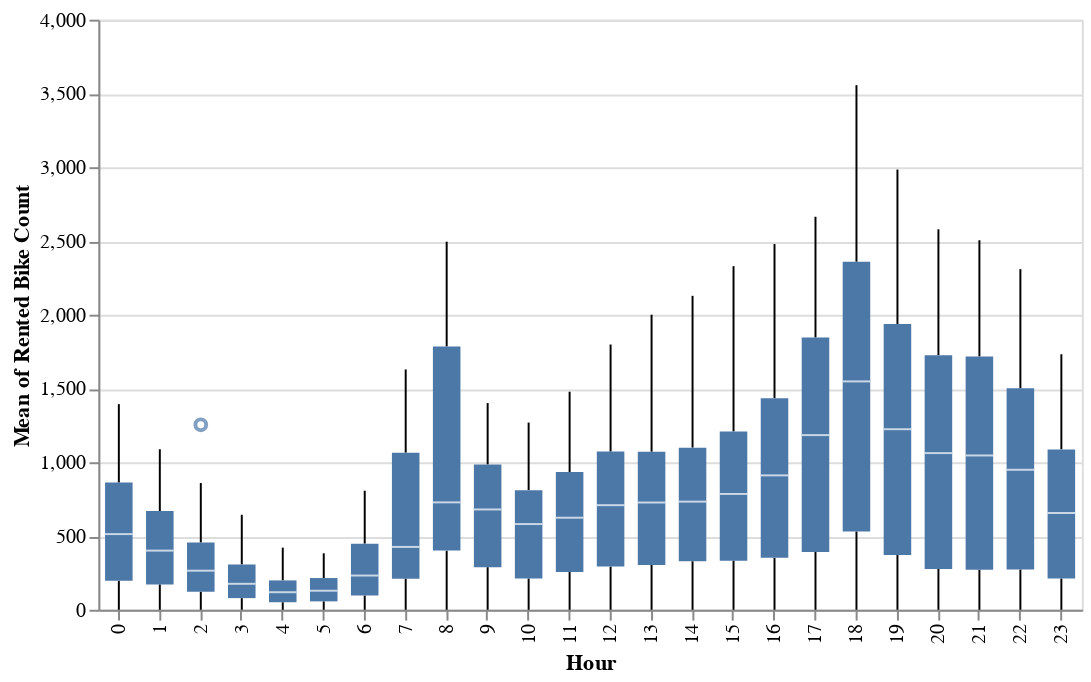
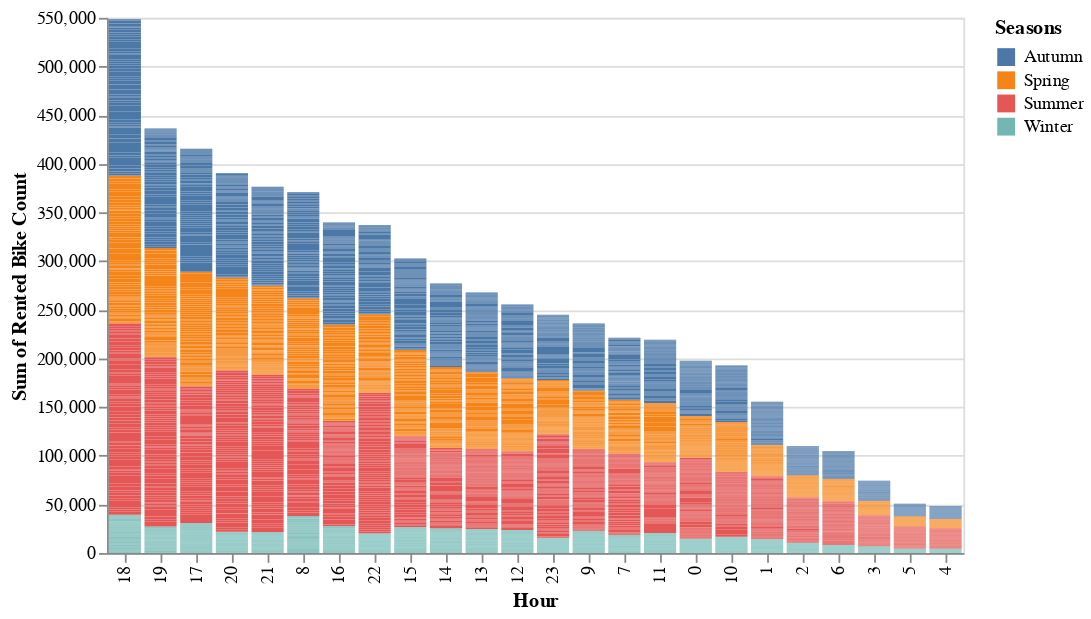
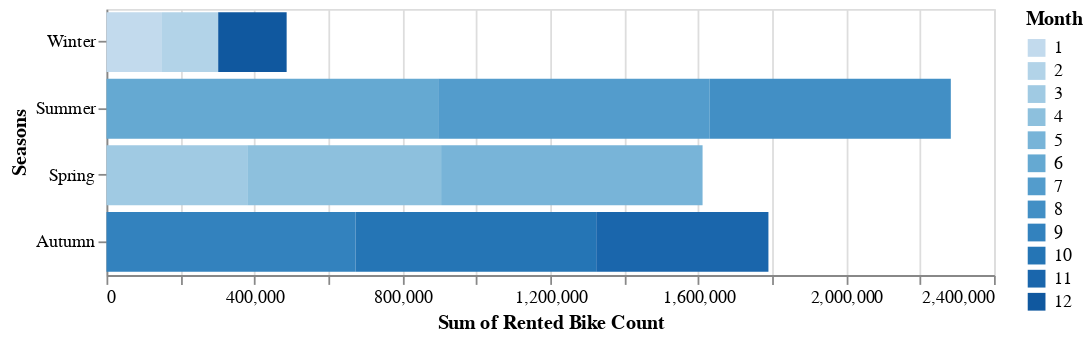

Notebook source saved alongside these figures, in order:
### Code cell
# Activate the VegaFusion data transformer
import altair as alt
alt.data_transformers.enable("vegafusion")

# Create simple visual summaries, bar charts, line charts, boxplot charts etc
# Boxplot to identify outliers in mean value of Rented Bike Count
boxplot_chart = alt.Chart(data).mark_boxplot().encode(
    alt.X('Hour:O'),
    alt.Y('mean(Rented Bike Count):Q', title = 'Mean of Rented Bike Count'),
).properties(
    width = 500,
    height = 300,
)
display(boxplot_chart)

# The sum of Rented Bike Count across various hours of day
hourly_chart = alt.Chart(data).mark_bar().encode(
    alt.X('Hour:O', sort = '-y'),
    alt.Y('sum(Rented Bike Count):Q'),
    alt.Color('Seasons:N'),
    alt.Tooltip('Date'),
)
display(hourly_chart)

# Mean values of Rented Bike Count across 4 seasons of year
seasons_chart = alt.Chart(data).mark_bar().encode(
    alt.Y('Seasons:N', sort = '-y'),
    alt.X('sum(Rented Bike Count):Q'),
    alt.Color('Month:O'),
    alt.Tooltip('sum(Rented Bike Count):Q'),
).properties(
    width = 500,
    height = 150,
)
display(seasons_chart)

### Figure 1 — Vega specification as saved in the notebook (floating-point values rounded to 4 significant figures)
{"$schema": "https://vega.github.io/schema/vega/v5.json", "data": [{"name": "source_0"}, {"name": "data_0"}, {"name": "data_1", "values": [{"Hour": 2, "Rented Bike Count": 1254}]}, {"name": "data_2"}, {"name": "data_3", "values": [{"Hour": 0, "lower_box_Rented Bike Count": 196.0, "lower_whisker_Rented Bike Count": 0, "upper_whisker_Rented Bike Count": 1394}, {"Hour": 1, "lower_box_Rented Bike Count": 172.0, "lower_whisker_Rented Bike Count": 0, "upper_whisker_Rented Bike Count": 1088}, {"Hour": 2, "lower_box_Rented Bike Count": 122.0, "lower_whisker_Rented Bike Count": 0, "upper_whisker_Rented Bike Count": 859}, {"Hour": 3, "lower_box_Rented Bike Count": 79.0, "lower_whisker_Rented Bike Count": 0, "upper_whisker_Rented Bike Count": 644}, {"Hour": 4, "lower_box_Rented Bike Count": 51.0, "lower_whisker_Rented Bike Count": 0, "upper_whisker_Rented Bike Count": 421}, {"Hour": 5, "lower_box_Rented Bike Count": 57.0, "lower_whisker_Rented Bike Count": 0, "upper_whisker_Rented Bike Count": 383}, {"Hour": 6, "lower_box_Rented Bike Count": 97.0, "lower_whisker_Rented Bike Count": 0, "upper_whisker_Rented Bike Count": 807}, {"Hour": 7, "lower_box_Rented Bike Count": 211.0, "lower_whisker_Rented Bike Count": 0, "upper_whisker_Rented Bike Count": 1629}, {"Hour": 8, "lower_box_Rented Bike Count": 401.0, "lower_whisker_Rented Bike Count": 0, "upper_whisker_Rented Bike Count": 2495}, {"Hour": 9, "lower_box_Rented Bike Count": 289.0, "lower_whisker_Rented Bike Count": 0, "upper_whisker_Rented Bike Count": 1401}, {"Hour": 10, "lower_box_Rented Bike Count": 212.0, "lower_whisker_Rented Bike Count": 0, "upper_whisker_Rented Bike Count": 1269}, {"Hour": 11, "lower_box_Rented Bike Count": 256.0, "lower_whisker_Rented Bike Count": 0, "upper_whisker_Rented Bike Count": 1478}, {"Hour": 12, "lower_box_Rented Bike Count": 293.0, "lower_whisker_Rented Bike Count": 0, "upper_whisker_Rented Bike Count": 1798}, {"Hour": 13, "lower_box_Rented Bike Count": 304.0, "lower_whisker_Rented Bike Count": 0, "upper_whisker_Rented Bike Count": 2000}, {"Hour": 14, "lower_box_Rented Bike Count": 329.0, "lower_whisker_Rented Bike Count": 0, "upper_whisker_Rented Bike Count": 2128}, {"Hour": 15, "lower_box_Rented Bike Count": 333.0, "lower_whisker_Rented Bike Count": 0, "upper_whisker_Rented Bike Count": 2329}, {"Hour": 16, "lower_box_Rented Bike Count": 352.0, "lower_whisker_Rented Bike Count": 0, "upper_whisker_Rented Bike Count": 2479}, {"Hour": 17, "lower_box_Rented Bike Count": 392.0, "lower_whisker_Rented Bike Count": 0, "upper_whisker_Rented Bike Count": 2664}, {"Hour": 18, "lower_box_Rented Bike Count": 531.0, "lower_whisker_Rented Bike Count": 0, "upper_whisker_Rented Bike Count": 3556}, {"Hour": 19, "lower_box_Rented Bike Count": 371.0, "lower_whisker_Rented Bike Count": 0, "upper_whisker_Rented Bike Count": 2984}, {"Hour": 20, "lower_box_Rented Bike Count": 277.0, "lower_whisker_Rented Bike Count": 0, "upper_whisker_Rented Bike Count": 2579}, {"Hour": 21, "lower_box_Rented Bike Count": 271.0, "lower_whisker_Rented Bike Count": 0, "upper_whisker_Rented Bike Count": 2505}, {"Hour": 22, "lower_box_Rented Bike Count": 273.0, "lower_whisker_Rented Bike Count": 0, "upper_whisker_Rented Bike Count": 2309}, {"Hour": 23, "lower_box_Rented Bike Count": 212.0, "lower_whisker_Rented Bike Count": 0, "upper_whisker_Rented Bike Count": 1732}]}, {"name": "data_4", "values": [{"Hour": 0, "lower_whisker_Rented Bike Count": 0, "upper_box_Rented Bike Count": 862.0, "upper_whisker_Rented Bike Count": 1394}, {"Hour": 1, "lower_whisker_Rented Bike Count": 0, "upper_box_Rented Bike Count": 669.0, "upper_whisker_Rented Bike Count": 1088}, {"Hour": 2, "lower_whisker_Rented Bike Count": 0, "upper_box_Rented Bike Count": 456.0, "upper_whisker_Rented Bike Count": 859}, {"Hour": 3, "lower_whisker_Rented Bike Count": 0, "upper_box_Rented Bike Count": 307.0, "upper_whisker_Rented Bike Count": 644}, {"Hour": 4, "lower_whisker_Rented Bike Count": 0, "upper_box_Rented Bike Count": 199.0, "upper_whisker_Rented Bike Count": 421}, {"Hour": 5, "lower_whisker_Rented Bike Count": 0, "upper_box_Rented Bike Count": 215.0, "upper_whisker_Rented Bike Count": 383}, {"Hour": 6, "lower_whisker_Rented Bike Count": 0, "upper_box_Rented Bike Count": 448.0, "upper_whisker_Rented Bike Count": 807}, {"Hour": 7, "lower_whisker_Rented Bike Count": 0, "upper_box_Rented Bike Count": 1065.0, "upper_whisker_Rented Bike Count": 1629}, {"Hour": 8, "lower_whisker_Rented Bike Count": 0, "upper_box_Rented Bike Count": 1785.0, "upper_whisker_Rented Bike Count": 2495}, {"Hour": 9, "lower_whisker_Rented Bike Count": 0, "upper_box_Rented Bike Count": 985.0, "upper_whisker_Rented Bike Count": 1401}, {"Hour": 10, "lower_whisker_Rented Bike Count": 0, "upper_box_Rented Bike Count": 811.0, "upper_whisker_Rented Bike Count": 1269}, {"Hour": 11, "lower_whisker_Rented Bike Count": 0, "upper_box_Rented Bike Count": 934.0, "upper_whisker_Rented Bike Count": 1478}, {"Hour": 12, "lower_whisker_Rented Bike Count": 0, "upper_box_Rented Bike Count": 1072.0, "upper_whisker_Rented Bike Count": 1798}, {"Hour": 13, "lower_whisker_Rented Bike Count": 0, "upper_box_Rented Bike Count": 1071.0, "upper_whisker_Rented Bike Count": 2000}, {"Hour": 14, "lower_whisker_Rented Bike Count": 0, "upper_box_Rented Bike Count": 1099.0, "upper_whisker_Rented Bike Count": 2128}, {"Hour": 15, "lower_whisker_Rented Bike Count": 0, "upper_box_Rented Bike Count": 1209.0, "upper_whisker_Rented Bike Count": 2329}, {"Hour": 16, "lower_whisker_Rented Bike Count": 0, "upper_box_Rented Bike Count": 1434.0, "upper_whisker_Rented Bike Count": 2479}, {"Hour": 17, "lower_whisker_Rented Bike Count": 0, "upper_box_Rented Bike Count": 1845.0, "upper_whisker_Rented Bike Count": 2664}, {"Hour": 18, "lower_whisker_Rented Bike Count": 0, "upper_box_Rented Bike Count": 2359.0, "upper_whisker_Rented Bike Count": 3556}, {"Hour": 19, "lower_whisker_Rented Bike Count": 0, "upper_box_Rented Bike Count": 1937.0, "upper_whisker_Rented Bike Count": 2984}, {"Hour": 20, "lower_whisker_Rented Bike Count": 0, "upper_box_Rented Bike Count": 1726.0, "upper_whisker_Rented Bike Count": 2579}, {"Hour": 21, "lower_whisker_Rented Bike Count": 0, "upper_box_Rented Bike Count": 1717.0, "upper_whisker_Rented Bike Count": 2505}, {"Hour": 22, "lower_whisker_Rented Bike Count": 0, "upper_box_Rented Bike Count": 1501.0, "upper_whisker_Rented Bike Count": 2309}, {"Hour": 23, "lower_whisker_Rented Bike Count": 0, "upper_box_Rented Bike Count": 1087.0, "upper_whisker_Rented Bike Count": 1732}]}, {"name": "data_5"}, {"name": "data_6", "values": [{"Hour": 0, "lower_box_Rented Bike Count": 196.0, "max_Rented Bike Count": 1394, "mid_box_Rented Bike Count": 513, "min_Rented Bike Count": 0, "upper_box_Rented Bike Count": 862.0}, {"Hour": 1, "lower_box_Rented Bike Count": 172.0, "max_Rented Bike Count": 1088, "mid_box_Rented Bike Count": 401, "min_Rented Bike Count": 0, "upper_box_Rented Bike Count": 669.0}, {"Hour": 2, "lower_box_Rented Bike Count": 122.0, "max_Rented Bike Count": 1254, "mid_box_Rented Bike Count": 265, "min_Rented Bike Count": 0, "upper_box_Rented Bike Count": 456.0}, {"Hour": 3, "lower_box_Rented Bike Count": 79.0, "max_Rented Bike Count": 644, "mid_box_Rented Bike Count": 176, "min_Rented Bike Count": 0, "upper_box_Rented Bike Count": 307.0}, {"Hour": 4, "lower_box_Rented Bike Count": 51.0, "max_Rented Bike Count": 421, "mid_box_Rented Bike Count": 119, "min_Rented Bike Count": 0, "upper_box_Rented Bike Count": 199.0}, {"Hour": 5, "lower_box_Rented Bike Count": 57.0, "max_Rented Bike Count": 383, "mid_box_Rented Bike Count": 129, "min_Rented Bike Count": 0, "upper_box_Rented Bike Count": 215.0}, {"Hour": 6, "lower_box_Rented Bike Count": 97.0, "max_Rented Bike Count": 807, "mid_box_Rented Bike Count": 232, "min_Rented Bike Count": 0, "upper_box_Rented Bike Count": 448.0}, {"Hour": 7, "lower_box_Rented Bike Count": 211.0, "max_Rented Bike Count": 1629, "mid_box_Rented Bike Count": 426, "min_Rented Bike Count": 0, "upper_box_Rented Bike Count": 1065.0}, {"Hour": 8, "lower_box_Rented Bike Count": 401.0, "max_Rented Bike Count": 2495, "mid_box_Rented Bike Count": 728, "min_Rented Bike Count": 0, "upper_box_Rented Bike Count": 1785.0}, {"Hour": 9, "lower_box_Rented Bike Count": 289.0, "max_Rented Bike Count": 1401, "mid_box_Rented Bike Count": 680, "min_Rented Bike Count": 0, "upper_box_Rented Bike Count": 985.0}, {"Hour": 10, "lower_box_Rented Bike Count": 212.0, "max_Rented Bike Count": 1269, "mid_box_Rented Bike Count": 581, "min_Rented Bike Count": 0, "upper_box_Rented Bike Count": 811.0}, {"Hour": 11, "lower_box_Rented Bike Count": 256.0, "max_Rented Bike Count": 1478, "mid_box_Rented Bike Count": 624, "min_Rented Bike Count": 0, "upper_box_Rented Bike Count": 934.0}, {"Hour": 12, "lower_box_Rented Bike Count": 293.0, "max_Rented Bike Count": 1798, "mid_box_Rented Bike Count": 709, "min_Rented Bike Count": 0, "upper_box_Rented Bike Count": 1072.0}, {"Hour": 13, "lower_box_Rented Bike Count": 304.0, "max_Rented Bike Count": 2000, "mid_box_Rented Bike Count": 727, "min_Rented Bike Count": 0, "upper_box_Rented Bike Count": 1071.0}, {"Hour": 14, "lower_box_Rented Bike Count": 329.0, "max_Rented Bike Count": 2128, "mid_box_Rented Bike Count": 733, "min_Rented Bike Count": 0, "upper_box_Rented Bike Count": 1099.0}, {"Hour": 15, "lower_box_Rented Bike Count": 333.0, "max_Rented Bike Count": 2329, "mid_box_Rented Bike Count": 785, "min_Rented Bike Count": 0, "upper_box_Rented Bike Count": 1209.0}, {"Hour": 16, "lower_box_Rented Bike Count": 352.0, "max_Rented Bike Count": 2479, "mid_box_Rented Bike Count": 911, "min_Rented Bike Count": 0, "upper_box_Rented Bike Count": 1434.0}, {"Hour": 17, "lower_box_Rented Bike Count": 392.0, "max_Rented Bike Count": 2664, "mid_box_Rented Bike Count": 1184, "min_Rented Bike Count": 0, "upper_box_Rented Bike Count": 1845.0}, {"Hour": 18, "lower_box_Rented Bike Count": 531.0, "max_Rented Bike Count": 3556, "mid_box_Rented Bike Count": 1548, "min_Rented Bike Count": 0, "upper_box_Rented Bike Count": 2359.0}, {"Hour": 19, "lower_box_Rented Bike Count": 371.0, "max_Rented Bike Count": 2984, "mid_box_Rented Bike Count": 1224, "min_Rented Bike Count": 0, "upper_box_Rented Bike Count": 1937.0}, {"Hour": 20, "lower_box_Rented Bike Count": 277.0, "max_Rented Bike Count": 2579, "mid_box_Rented Bike Count": 1062, "min_Rented Bike Count": 0, "upper_box_Rented Bike Count": 1726.0}, {"Hour": 21, "lower_box_Rented Bike Count": 271.0, "max_Rented Bike Count": 2505, "mid_box_Rented Bike Count": 1046, "min_Rented Bike Count": 0, "upper_box_Rented Bike Count": 1717.0}, {"Hour": 22, "lower_box_Rented Bike Count": 273.0, "max_Rented Bike Count": 2309, "mid_box_Rented Bike Count": 949, "min_Rented Bike Count": 0, "upper_box_Rented Bike Count": 1501.0}, {"Hour": 23, "lower_box_Rented Bike Count": 212.0, "max_Rented Bike Count": 1732, "mid_box_Rented Bike Count": 656, "min_Rented Bike Count": 0, "upper_box_Rented Bike Count": 1087.0}]}, {"name": "data_7", "values": [{"Hour": 0, "lower_box_Rented Bike Count": 196.0, "max_Rented Bike Count": 1394, "mid_box_Rented Bike Count": 513, "min_Rented Bike Count": 0, "upper_box_Rented Bike Count": 862.0}, {"Hour": 1, "lower_box_Rented Bike Count": 172.0, "max_Rented Bike Count": 1088, "mid_box_Rented Bike Count": 401, "min_Rented Bike Count": 0, "upper_box_Rented Bike Count": 669.0}, {"Hour": 2, "lower_box_Rented Bike Count": 122.0, "max_Rented Bike Count": 1254, "mid_box_Rented Bike Count": 265, "min_Rented Bike Count": 0, "upper_box_Rented Bike Count": 456.0}, {"Hour": 3, "lower_box_Rented Bike Count": 79.0, "max_Rented Bike Count": 644, "mid_box_Rented Bike Count": 176, "min_Rented Bike Count": 0, "upper_box_Rented Bike Count": 307.0}, {"Hour": 4, "lower_box_Rented Bike Count": 51.0, "max_Rented Bike Count": 421, "mid_box_Rented Bike Count": 119, "min_Rented Bike Count": 0, "upper_box_Rented Bike Count": 199.0}, {"Hour": 5, "lower_box_Rented Bike Count": 57.0, "max_Rented Bike Count": 383, "mid_box_Rented Bike Count": 129, "min_Rented Bike Count": 0, "upper_box_Rented Bike Count": 215.0}, {"Hour": 6, "lower_box_Rented Bike Count": 97.0, "max_Rented Bike Count": 807, "mid_box_Rented Bike Count": 232, "min_Rented Bike Count": 0, "upper_box_Rented Bike Count": 448.0}, {"Hour": 7, "lower_box_Rented Bike Count": 211.0, "max_Rented Bike Count": 1629, "mid_box_Rented Bike Count": 426, "min_Rented Bike Count": 0, "upper_box_Rented Bike Count": 1065.0}, {"Hour": 8, "lower_box_Rented Bike Count": 401.0, "max_Rented Bike Count": 2495, "mid_box_Rented Bike Count": 728, "min_Rented Bike Count": 0, "upper_box_Rented Bike Count": 1785.0}, {"Hour": 9, "lower_box_Rented Bike Count": 289.0, "max_Rented Bike Count": 1401, "mid_box_Rented Bike Count": 680, "min_Rented Bike Count": 0, "upper_box_Rented Bike Count": 985.0}, {"Hour": 10, "lower_box_Rented Bike Count": 212.0, "max_Rented Bike Count": 1269, "mid_box_Rented Bike Count": 581, "min_Rented Bike Count": 0, "upper_box_Rented Bike Count": 811.0}, {"Hour": 11, "lower_box_Rented Bike Count": 256.0, "max_Rented Bike Count": 1478, "mid_box_Rented Bike Count": 624, "min_Rented Bike Count": 0, "upper_box_Rented Bike Count": 934.0}, {"Hour": 12, "lower_box_Rented Bike Count": 293.0, "max_Rented Bike Count": 1798, "mid_box_Rented Bike Count": 709, "min_Rented Bike Count": 0, "upper_box_Rented Bike Count": 1072.0}, {"Hour": 13, "lower_box_Rented Bike Count": 304.0, "max_Rented Bike Count": 2000, "mid_box_Rented Bike Count": 727, "min_Rented Bike Count": 0, "upper_box_Rented Bike Count": 1071.0}, {"Hour": 14, "lower_box_Rented Bike Count": 329.0, "max_Rented Bike Count": 2128, "mid_box_Rented Bike Count": 733, "min_Rented Bike Count": 0, "upper_box_Rented Bike Count": 1099.0}, {"Hour": 15, "lower_box_Rented Bike Count": 333.0, "max_Rented Bike Count": 2329, "mid_box_Rented Bike Count": 785, "min_Rented Bike Count": 0, "upper_box_Rented Bike Count": 1209.0}, {"Hour": 16, "lower_box_Rented Bike Count": 352.0, "max_Rented Bike Count": 2479, "mid_box_Rented Bike Count": 911, "min_Rented Bike Count": 0, "upper_box_Rented Bike Count": 1434.0}, {"Hour": 17, "lower_box_Rented Bike Count": 392.0, "max_Rented Bike Count": 2664, "mid_box_Rented Bike Count": 1184, "min_Rented Bike Count": 0, "upper_box_Rented Bike Count": 1845.0}, {"Hour": 18, "lower_box_Rented Bike Count": 531.0, "max_Rented Bike Count": 3556, "mid_box_Rented Bike Count": 1548, "min_Rented Bike Count": 0, "upper_box_Rented Bike Count": 2359.0}, {"Hour": 19, "lower_box_Rented Bike Count": 371.0, "max_Rented Bike Count": 2984, "mid_box_Rented Bike Count": 1224, "min_Rented Bike Count": 0, "upper_box_Rented Bike Count": 1937.0}, {"Hour": 20, "lower_box_Rented Bike Count": 277.0, "max_Rented Bike Count": 2579, "mid_box_Rented Bike Count": 1062, "min_Rented Bike Count": 0, "upper_box_Rented Bike Count": 1726.0}, {"Hour": 21, "lower_box_Rented Bike Count": 271.0, "max_Rented Bike Count": 2505, "mid_box_Rented Bike Count": 1046, "min_Rented Bike Count": 0, "upper_box_Rented Bike Count": 1717.0}, {"Hour": 22, "lower_box_Rented Bike Count": 273.0, "max_Rented Bike Count": 2309, "mid_box_Rented Bike Count": 949, "min_Rented Bike Count": 0, "upper_box_Rented Bike Count": 1501.0}, {"Hour": 23, "lower_box_Rented Bike Count": 212.0, "max_Rented Bike Count": 1732, "mid_box_Rented Bike Count": 656, "min_Rented Bike Count": 0, "upper_box_Rented Bike Count": 1087.0}]}, {"name": "data_1_x_domain_Hour_0", "values": [{"Hour": 2}]}, {"name": "data_3_x_domain_Hour_1", "values": [{"Hour": 0}, {"Hour": 1}, {"Hour": 2}, {"Hour": 3}, {"Hour": 4}, {"Hour": 5}, {"Hour": 6}, {"Hour": 7}, {"Hour": 8}, {"Hour": 9}, {"Hour": 10}, {"Hour": 11}, {"Hour": 12}, {"Hour": 13}, {"Hour": 14}, {"Hour": 15}, {"Hour": 16}, {"Hour": 17}, {"Hour": 18}, {"Hour": 19}, {"Hour": 20}, {"Hour": 21}, {"Hour": 22}, {"Hour": 23}]}, {"name": "data_4_x_domain_Hour_2", "values": [{"Hour": 0}, {"Hour": 1}, {"Hour": 2}, {"Hour": 3}, {"Hour": 4}, {"Hour": 5}, {"Hour": 6}, {"Hour": 7}, {"Hour": 8}, {"Hour": 9}, {"Hour": 10}, {"Hour": 11}, {"Hour": 12}, {"Hour": 13}, {"Hour": 14}, {"Hour": 15}, {"Hour": 16}, {"Hour": 17}, {"Hour": 18}, {"Hour": 19}, {"Hour": 20}, {"Hour": 21}, {"Hour": 22}, {"Hour": 23}]}, {"name": "data_6_x_domain_Hour_3", "values": [{"Hour": 0}, {"Hour": 1}, {"Hour": 2}, {"Hour": 3}, {"Hour": 4}, {"Hour": 5}, {"Hour": 6}, {"Hour": 7}, {"Hour": 8}, {"Hour": 9}, {"Hour": 10}, {"Hour": 11}, {"Hour": 12}, {"Hour": 13}, {"Hour": 14}, {"Hour": 15}, {"Hour": 16}, {"Hour": 17}, {"Hour": 18}, {"Hour": 19}, {"Hour": 20}, {"Hour": 21}, {"Hour": 22}, {"Hour": 23}]}, {"name": "data_7_x_domain_Hour_4", "values": [{"Hour": 0}, {"Hour": 1}, {"Hour": 2}, {"Hour": 3}, {"Hour": 4}, {"Hour": 5}, {"Hour": 6}, {"Hour": 7}, {"Hour": 8}, {"Hour": 9}, {"Hour": 10}, {"Hour": 11}, {"Hour": 12}, {"Hour": 13}, {"Hour": 14}, {"Hour": 15}, {"Hour": 16}, {"Hour": 17}, {"Hour": 18}, {"Hour": 19}, {"Hour": 20}, {"Hour": 21}, {"Hour": 22}, {"Hour": 23}]}], "marks": [{"type": "symbol", "name": "layer_0_layer_0_marks", "from": {"data": "data_1"}, "encode": {"update": {"description": {"signal": "\"Hour: \" + (isValid(datum[\"Hour\"]) ? datum[\"Hour\"] : \"\"+datum[\"Hour\"]) + \"; Mean of Rented Bike Count: \" + (format(datum[\"Rented Bike Count\"], \"\"))"}, "opacity": {"value": 0.7}, "fill": {"value": "transparent"}, "stroke": {"value": "#4c78a8"}, "ariaRoleDescription": {"value": "point"}, "x": {"field": "Hour", "scale": "x", "band": 0.5}, "y": {"field": "Rented Bike Count", "scale": "y"}}}, "style": ["point", "boxplot-outliers"]}, {"type": "rule", "name": "layer_0_layer_1_layer_0_marks", "from": {"data": "data_3"}, "encode": {"update": {"tooltip": {"signal": "{\"Upper Whisker of Mean of Rented Bike Count\": format(datum[\"upper_whisker_Rented Bike Count\"], \"\"), \"Lower Whisker of Mean of Rented Bike Count\": format(datum[\"lower_whisker_Rented Bike Count\"], \"\"), \"Hour\": isValid(datum[\"Hour\"]) ? datum[\"Hour\"] : \"\"+datum[\"Hour\"]}"}, "y2": {"field": "lower_box_Rented Bike Count", "scale": "y"}, "stroke": {"value": "black"}, "x": {"field": "Hour", "scale": "x", "band": 0.5}, "y": {"field": "lower_whisker_Rented Bike Count", "scale": "y"}}}, "style": ["rule", "boxplot-rule"], "aria": false}, {"type": "rule", "name": "layer_0_layer_1_layer_1_marks", "from": {"data": "data_4"}, "encode": {"update": {"y": {"field": "upper_box_Rented Bike Count", "scale": "y"}, "stroke": {"value": "black"}, "tooltip": {"signal": "{\"Upper Whisker of Mean of Rented Bike Count\": format(datum[\"upper_whisker_Rented Bike Count\"], \"\"), \"Lower Whisker of Mean of Rented Bike Count\": format(datum[\"lower_whisker_Rented Bike Count\"], \"\"), \"Hour\": isValid(datum[\"Hour\"]) ? datum[\"Hour\"] : \"\"+datum[\"Hour\"]}"}, "y2": {"field": "upper_whisker_Rented Bike Count", "scale": "y"}, "x": {"field": "Hour", "scale": "x", "band": 0.5}}}, "aria": false, "style": ["rule", "boxplot-rule"]}, {"type": "rect", "name": "layer_1_layer_0_marks", "from": {"data": "data_6"}, "encode": {"update": {"fill": {"value": "#4c78a8"}, "tooltip": {"signal": "{\"Max of Mean of Rented Bike Count\": format(datum[\"max_Rented Bike Count\"], \"\"), \"Q3 of Mean of Rented Bike Count\": format(datum[\"upper_box_Rented Bike Count\"], \"\"), \"Median of Mean of Rented Bike Count\": format(datum[\"mid_box_Rented Bike Count\"], \"\"), \"Q1 of Mean of Rented Bike Count\": format(datum[\"lower_box_Rented Bike Count\"], \"\"), \"Min of Mean of Rented Bike Count\": format(datum[\"min_Rented Bike Count\"], \"\"), \"Hour\": isValid(datum[\"Hour\"]) ? datum[\"Hour\"] : \"\"+datum[\"Hour\"]}"}, "ariaRoleDescription": {"value": "box"}, "y": {"field": "lower_box_Rented Bike Count", "scale": "y"}, "xc": {"field": "Hour", "scale": "x", "band": 0.5}, "y2": {"field": "upper_box_Rented Bike Count", "scale": "y"}, "description": {"signal": "\"Hour: \" + (isValid(datum[\"Hour\"]) ? datum[\"Hour\"] : \"\"+datum[\"Hour\"]) + \"; Mean of Rented Bike Count: \" + (format(datum[\"lower_box_Rented Bike Count\"], \"\")) + \"; upper_box_Rented Bike Count: \" + (format(datum[\"upper_box_Rented Bike Count\"], \"\")) + \"; Max of Mean of Rented Bike Count: \" + (format(datum[\"max_Rented Bike Count\"], \"\")) + \"; Q3 of Mean of Rented Bike Count: \" + (format(datum[\"upper_box_Rented Bike Count\"], \"\")) + \"; Median of Mean of Rented Bike Count: \" + (format(datum[\"mid_box_Rented Bike Count\"], \"\")) + \"; Q1 of Mean of Rented Bike Count: \" + (format(datum[\"lower_box_Rented Bike Count\"], \"\")) + \"; Min of Mean of Rented Bike Count: \" + (format(datum[\"min_Rented Bike Count\"], \"\"))"}, "width": {"value": 14}}}, "style": ["bar", "boxplot-box"]}, {"type": "rect", "name": "layer_1_layer_1_marks", "from": {"data": "data_7"}, "encode": {"update": {"tooltip": {"signal": "{\"Max of Mean of Rented Bike Count\": format(datum[\"max_Rented Bike Count\"], \"\"), \"Q3 of Mean of Rented Bike Count\": format(datum[\"upper_box_Rented Bike Count\"], \"\"), \"Median of Mean of Rented Bike Count\": format(datum[\"mid_box_Rented Bike Count\"], \"\"), \"Q1 of Mean of Rented Bike Count\": format(datum[\"lower_box_Rented Bike Count\"], \"\"), \"Min of Mean of Rented Bike Count\": format(datum[\"min_Rented Bike Count\"], \"\"), \"Hour\": isValid(datum[\"Hour\"]) ? datum[\"Hour\"] : \"\"+datum[\"Hour\"]}"}, "fill": {"value": "white"}, "opacity": {"value": 0.7}, "xc": {"field": "Hour", "scale": "x", "band": 0.5}, "yc": {"field": "mid_box_Rented Bike Count", "scale": "y"}, "width": {"value": 14}, "height": {"value": 1}}}, "aria": false, "style": ["tick", "boxplot-median"]}], "scales": [{"name": "x", "type": "band", "domain": {"fields": [{"data": "data_1_x_domain_Hour_0", "field": "Hour"}, {"data": "data_3_x_domain_Hour_1", "field": "Hour"}, {"data": "data_4_x_domain_Hour_2", "field": "Hour"}, {"data": "data_6_x_domain_Hour_3", "field": "Hour"}, {"data": "data_7_x_domain_Hour_4", "field": "Hour"}], "sort": true}, "range": [0, {"signal": "width"}], "paddingOuter": 0, "paddingInner": 0}, {"name": "y", "type": "linear", "domain": {"fields": [{"data": "data_1", "field": "Rented Bike Count"}, {"data": "data_3", "field": "lower_whisker_Rented Bike Count"}, {"data": "data_3", "field": "lower_box_Rented Bike Count"}, {"data": "data_4", "field": "upper_box_Rented Bike Count"}, {"data": "data_4", "field": "upper_whisker_Rented Bike Count"}, {"data": "data_6", "field": "lower_box_Rented Bike Count"}, {"data": "data_6", "field": "upper_box_Rented Bike Count"}, {"data": "data_7", "field": "mid_box_Rented Bike Count"}]}, "range": [{"signal": "height"}, 0], "zero": true, "nice": true}], "axes": [{"scale": "y", "maxExtent": 0, "tickCount": {"signal": "ceil(height/40)"}, "labels": false, "ticks": false, "orient": "left", "gridScale": "x", "zindex": 0, "grid": true, "aria": false, "domain": false, "minExtent": 0}, {"scale": "x", "title": "Hour", "labelBaseline": "middle", "orient": "bottom", "grid": false, "labelAlign": "right", "zindex": 0, "labelAngle": 270}, {"scale": "y", "grid": false, "title": "Mean of Rented Bike Count", "orient": "left", "labelOverlap": true, "zindex": 0, "tickCount": {"signal": "ceil(height/40)"}}], "padding": 5, "background": "white", "width": 500, "style": "cell", "height": 300}

### Figure 2 — Vega specification as saved in the notebook (floating-point values rounded to 4 significant figures; data arrays with more than 128 entries replaced by an {"elided": "..."} marker saying what was removed)
{"$schema": "https://vega.github.io/schema/vega/v5.json", "data": [{"name": "source_0"}, {"name": "data_0", "values": {"elided": "8760 records"}, "transform": [{"type": "formula", "expr": "toDate(datum['Date'])", "as": "Date"}]}, {"name": "source_0_x_domain_Hour", "values": [{"Hour": 0, "sort_field": 197633}, {"Hour": 1, "sort_field": 155557}, {"Hour": 2, "sort_field": 110095}, {"Hour": 3, "sort_field": 74216}, {"Hour": 4, "sort_field": 48396}, {"Hour": 5, "sort_field": 50765}, {"Hour": 6, "sort_field": 104961}, {"Hour": 7, "sort_field": 221192}, {"Hour": 8, "sort_field": 370731}, {"Hour": 9, "sort_field": 235784}, {"Hour": 10, "sort_field": 192655}, {"Hour": 11, "sort_field": 219311}, {"Hour": 12, "sort_field": 255296}, {"Hour": 13, "sort_field": 267635}, {"Hour": 14, "sort_field": 276971}, {"Hour": 15, "sort_field": 302653}, {"Hour": 16, "sort_field": 339677}, {"Hour": 17, "sort_field": 415556}, {"Hour": 18, "sort_field": 548568}, {"Hour": 19, "sort_field": 436229}, {"Hour": 20, "sort_field": 390172}, {"Hour": 21, "sort_field": 376479}, {"Hour": 22, "sort_field": 336821}, {"Hour": 23, "sort_field": 244961}]}, {"name": "data_0_color_domain_Seasons", "values": [{"Seasons": "Winter"}, {"Seasons": "Spring"}, {"Seasons": "Summer"}, {"Seasons": "Autumn"}]}], "signals": [{"name": "x_step", "value": 20}, {"name": "width", "update": "bandspace(domain('x').length, 0.1, 0.05) * x_step"}], "marks": [{"type": "rect", "name": "marks", "from": {"data": "data_0"}, "encode": {"update": {"fill": {"field": "Seasons", "scale": "color"}, "tooltip": {"signal": "timeFormat(datum[\"Date\"], '%b %d, %Y')"}, "x": {"field": "Hour", "scale": "x"}, "width": {"signal": "max(0.25, bandwidth('x'))"}, "description": {"signal": "\"Hour: \" + (isValid(datum[\"Hour\"]) ? datum[\"Hour\"] : \"\"+datum[\"Hour\"]) + \"; Sum of Rented Bike Count: \" + (format(datum[\"sum_Rented Bike Count\"], \"\")) + \"; Seasons: \" + (isValid(datum[\"Seasons\"]) ? datum[\"Seasons\"] : \"\"+datum[\"Seasons\"]) + \"; Date: \" + (timeFormat(datum[\"Date\"], '%b %d, %Y'))"}, "y": {"field": "sum_Rented Bike Count_end", "scale": "y"}, "y2": {"field": "sum_Rented Bike Count_start", "scale": "y"}, "ariaRoleDescription": {"value": "bar"}}}, "style": ["bar"]}], "scales": [{"name": "x", "type": "band", "domain": {"data": "source_0_x_domain_Hour", "field": "Hour", "sort": {"op": "max", "field": "sort_field", "order": "descending"}}, "range": {"step": {"signal": "x_step"}}, "paddingInner": 0.1, "paddingOuter": 0.05}, {"name": "y", "type": "linear", "domain": {"data": "data_0", "fields": ["sum_Rented Bike Count_start", "sum_Rented Bike Count_end"]}, "range": [{"signal": "height"}, 0], "nice": true, "zero": true}, {"name": "color", "type": "ordinal", "domain": {"data": "data_0_color_domain_Seasons", "field": "Seasons", "sort": true}, "range": "category"}], "axes": [{"scale": "y", "minExtent": 0, "gridScale": "x", "tickCount": {"signal": "ceil(height/40)"}, "grid": true, "orient": "left", "aria": false, "ticks": false, "zindex": 0, "domain": false, "labels": false, "maxExtent": 0}, {"scale": "x", "labelAngle": 270, "orient": "bottom", "grid": false, "labelAlign": "right", "title": "Hour", "labelBaseline": "middle", "zindex": 0}, {"scale": "y", "orient": "left", "zindex": 0, "tickCount": {"signal": "ceil(height/40)"}, "labelOverlap": true, "title": "Sum of Rented Bike Count", "grid": false}], "padding": 5, "style": "cell", "legends": [{"fill": "color", "symbolType": "square", "title": "Seasons"}], "height": 300, "background": "white"}

### Figure 3 — Vega specification as saved in the notebook (floating-point values rounded to 4 significant figures)
{"$schema": "https://vega.github.io/schema/vega/v5.json", "data": [{"name": "source_0"}, {"name": "data_0", "values": [{"Month": 12, "Seasons": "Winter", "sum_Rented Bike Count": 185330, "sum_Rented Bike Count_end": 487200.0, "sum_Rented Bike Count_start": 301800.0}, {"Month": 1, "Seasons": "Winter", "sum_Rented Bike Count": 150006, "sum_Rented Bike Count_end": 150000.0, "sum_Rented Bike Count_start": 0.0}, {"Month": 2, "Seasons": "Winter", "sum_Rented Bike Count": 151833, "sum_Rented Bike Count_end": 301800.0, "sum_Rented Bike Count_start": 150000.0}, {"Month": 3, "Seasons": "Spring", "sum_Rented Bike Count": 380594, "sum_Rented Bike Count_end": 380600.0, "sum_Rented Bike Count_start": 0.0}, {"Month": 4, "Seasons": "Spring", "sum_Rented Bike Count": 524227, "sum_Rented Bike Count_end": 904800.0, "sum_Rented Bike Count_start": 380600.0}, {"Month": 5, "Seasons": "Spring", "sum_Rented Bike Count": 707088, "sum_Rented Bike Count_end": 1612000.0, "sum_Rented Bike Count_start": 904800.0}, {"Month": 6, "Seasons": "Summer", "sum_Rented Bike Count": 896887, "sum_Rented Bike Count_end": 896900.0, "sum_Rented Bike Count_start": 0.0}, {"Month": 7, "Seasons": "Summer", "sum_Rented Bike Count": 734460, "sum_Rented Bike Count_end": 1631000.0, "sum_Rented Bike Count_start": 896900.0}, {"Month": 8, "Seasons": "Summer", "sum_Rented Bike Count": 651887, "sum_Rented Bike Count_end": 2283000.0, "sum_Rented Bike Count_start": 1631000.0}, {"Month": 9, "Seasons": "Autumn", "sum_Rented Bike Count": 673612, "sum_Rented Bike Count_end": 673600.0, "sum_Rented Bike Count_start": 0.0}, {"Month": 10, "Seasons": "Autumn", "sum_Rented Bike Count": 650675, "sum_Rented Bike Count_end": 1324000.0, "sum_Rented Bike Count_start": 673600.0}, {"Month": 11, "Seasons": "Autumn", "sum_Rented Bike Count": 465715, "sum_Rented Bike Count_end": 1790000.0, "sum_Rented Bike Count_start": 1324000.0}]}, {"name": "source_0_y_domain_Seasons", "values": [{"Seasons": "Winter", "sort_field": "Winter"}, {"Seasons": "Spring", "sort_field": "Spring"}, {"Seasons": "Summer", "sort_field": "Summer"}, {"Seasons": "Autumn", "sort_field": "Autumn"}]}, {"name": "data_0_color_domain_Month", "values": [{"Month": 12}, {"Month": 1}, {"Month": 2}, {"Month": 3}, {"Month": 4}, {"Month": 5}, {"Month": 6}, {"Month": 7}, {"Month": 8}, {"Month": 9}, {"Month": 10}, {"Month": 11}]}], "marks": [{"type": "rect", "name": "marks", "from": {"data": "data_0"}, "encode": {"update": {"tooltip": {"signal": "format(datum[\"sum_Rented Bike Count\"], \"\")"}, "x2": {"field": "sum_Rented Bike Count_start", "scale": "x"}, "y": {"field": "Seasons", "scale": "y"}, "x": {"field": "sum_Rented Bike Count_end", "scale": "x"}, "description": {"signal": "\"Sum of Rented Bike Count: \" + (format(datum[\"sum_Rented Bike Count\"], \"\")) + \"; Seasons: \" + (isValid(datum[\"Seasons\"]) ? datum[\"Seasons\"] : \"\"+datum[\"Seasons\"]) + \"; Month: \" + (isValid(datum[\"Month\"]) ? datum[\"Month\"] : \"\"+datum[\"Month\"])"}, "ariaRoleDescription": {"value": "bar"}, "height": {"signal": "max(0.25, bandwidth('y'))"}, "fill": {"field": "Month", "scale": "color"}}}, "style": ["bar"]}], "scales": [{"name": "x", "type": "linear", "domain": {"data": "data_0", "fields": ["sum_Rented Bike Count_start", "sum_Rented Bike Count_end"]}, "range": [0, {"signal": "width"}], "nice": true, "zero": true}, {"name": "y", "type": "band", "domain": {"data": "source_0_y_domain_Seasons", "field": "Seasons", "sort": {"op": "max", "field": "sort_field", "order": "descending"}}, "range": [0, {"signal": "height"}], "paddingInner": 0.1, "paddingOuter": 0.05}, {"name": "color", "type": "ordinal", "domain": {"data": "data_0_color_domain_Month", "field": "Month", "sort": true}, "range": "ordinal", "interpolate": "hcl"}], "axes": [{"scale": "x", "ticks": false, "grid": true, "minExtent": 0, "tickCount": {"signal": "ceil(width/40)"}, "orient": "bottom", "domain": false, "zindex": 0, "gridScale": "y", "labels": false, "aria": false, "maxExtent": 0}, {"scale": "x", "zindex": 0, "title": "Sum of Rented Bike Count", "labelFlush": true, "tickCount": {"signal": "ceil(width/40)"}, "grid": false, "labelOverlap": true, "orient": "bottom"}, {"scale": "y", "orient": "left", "zindex": 0, "grid": false, "title": "Seasons"}], "padding": 5, "style": "cell", "legends": [{"fill": "color", "symbolType": "square", "title": "Month"}], "width": 500, "height": 150, "background": "white"}
